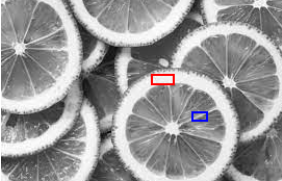
#> input picture image.jpg, 282 x 181 px
$ jupyter execute 'Histogram, Equalization, Diluted, Eroded.ipynb'
#> lines starting #> are read from the running program, lines starting #| are printed output that depends on the picture
[cell 1]
# hist, equhist, diluted, eroded
import cv2
import numpy as np
import matplotlib.pyplot as plt
image_path = "image.jpg"
image = cv2.imread(image_path,cv2.IMREAD_GRAYSCALE)
#> image: shape (181, 282); min 7, max 255, mean 151.8

print(image.shape)
#| (181, 282)
equalized_image = cv2.equalizeHist(image)
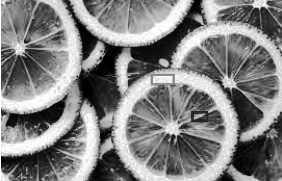
#> equalized_image: shape (181, 282); min 0, max 255, mean 128.3

kernel = np.ones((5,5), np.uint8)


dilated_image = cv2.dilate(image,kernel,iterations=1)
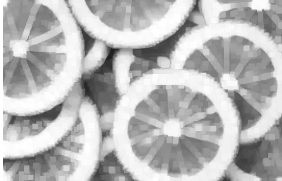
#> dilated_image: shape (181, 282); min 28, max 255, mean 183.6
eroded_image = cv2.erode(image,kernel,iterations=1)
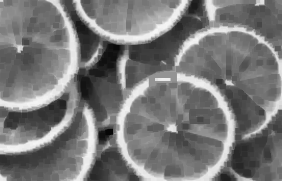
#> eroded_image: shape (181, 282); min 7, max 246, mean 120.3

plt.figure(figsize=(12,8))

plt.subplot(2,3,1)
plt.hist(image)
plt.title("Histogram")

plt.subplot(2,3,2)
plt.imshow(image,cmap="gray")
plt.title("Original image")

plt.subplot(2,3,3)
plt.imshow(equalized_image,cmap="gray")
plt.title("Equalized image")

plt.subplot(2,3,4)
plt.imshow(dilated_image,cmap="gray")
plt.title("Dilated image")

plt.subplot(2,3,5)
plt.imshow(eroded_image,cmap="gray")
plt.title("Eroded image")

plt.tight_layout()
plt.show()
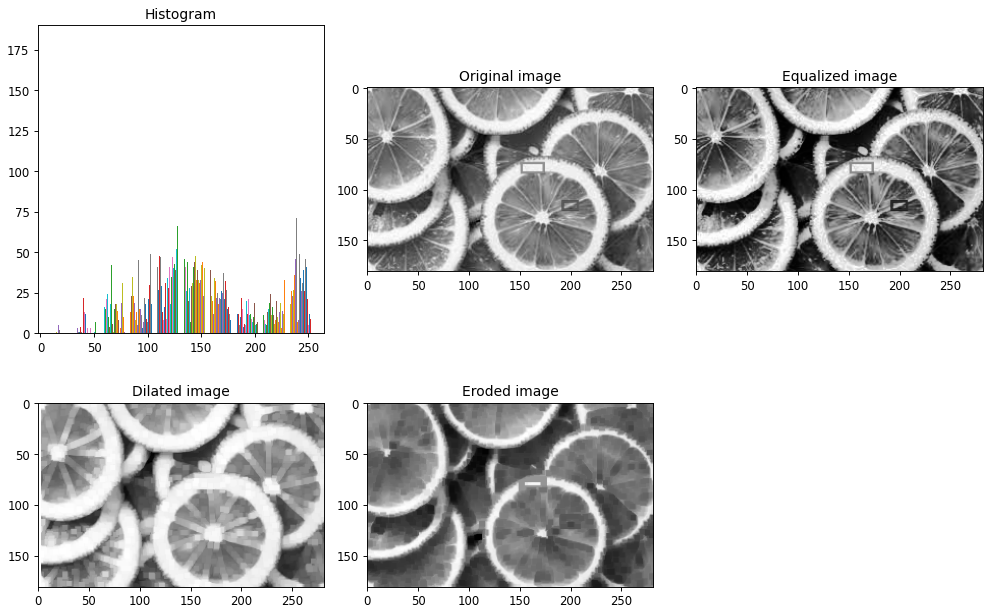
#> figure drawn by matplotlib, 5 panels; panel 1: tallest bar 181 high, from x = 232.7 to 232.8; panel 1: tallest bar 38 high, from x = 133.6 to 133.6; panel 1: tallest bar 44 high, from x = 158.4 to 158.5
